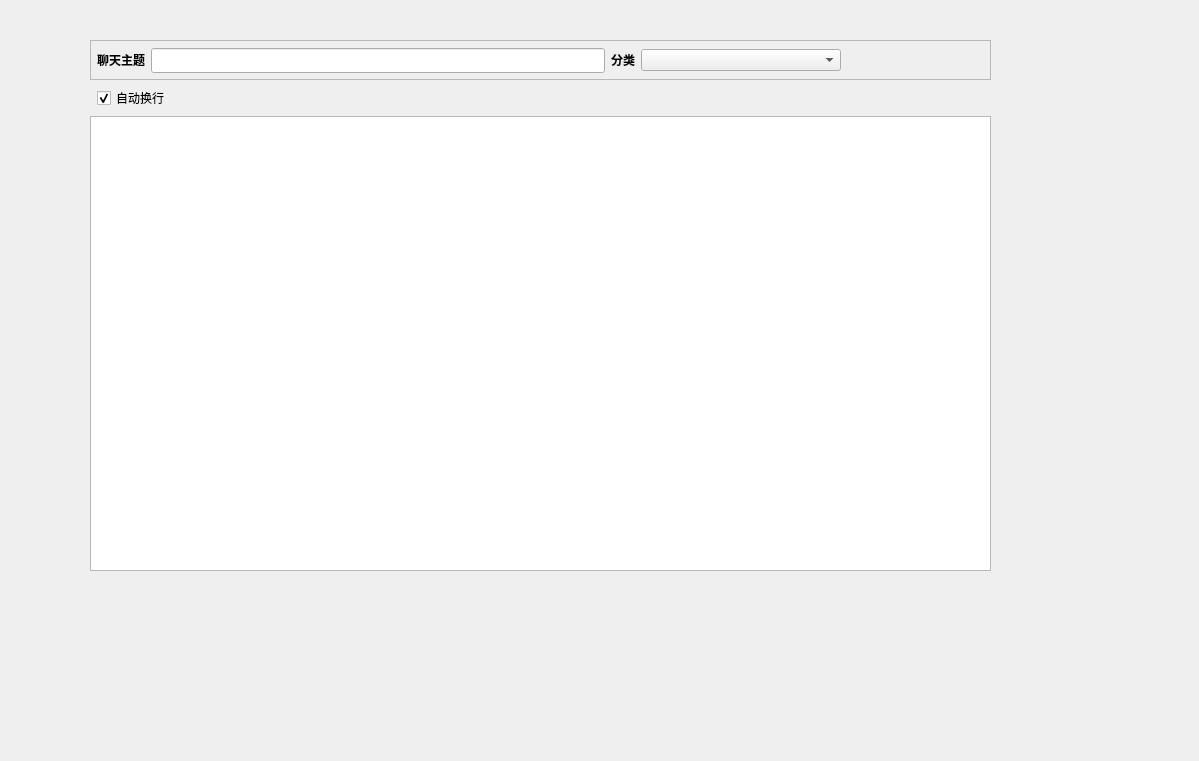
<?xml version="1.0" encoding="UTF-8"?>
<ui version="4.0">
 <class>Form</class>
 <widget class="QWidget" name="Form">
  <property name="geometry">
   <rect>
    <x>0</x>
    <y>0</y>
    <width>1199</width>
    <height>761</height>
   </rect>
  </property>
  <property name="maximumSize">
   <size>
    <width>16777215</width>
    <height>16777215</height>
   </size>
  </property>
  <property name="windowTitle">
   <string>Form</string>
  </property>
  <widget class="QWidget" name="verticalLayoutWidget_3">
   <property name="geometry">
    <rect>
     <x>90</x>
     <y>40</y>
     <width>901</width>
     <height>531</height>
    </rect>
   </property>
   <layout class="QVBoxLayout" name="layout_main">
    <item>
     <widget class="QFrame" name="frame_2">
      <property name="maximumSize">
       <size>
        <width>16777215</width>
        <height>40</height>
       </size>
      </property>
      <property name="frameShape">
       <enum>QFrame::StyledPanel</enum>
      </property>
      <property name="frameShadow">
       <enum>QFrame::Raised</enum>
      </property>
      <widget class="QWidget" name="horizontalLayoutWidget">
       <property name="geometry">
        <rect>
         <x>0</x>
         <y>0</y>
         <width>751</width>
         <height>33</height>
        </rect>
       </property>
       <layout class="QHBoxLayout" name="horizontalLayout">
        <property name="leftMargin">
         <number>7</number>
        </property>
        <property name="topMargin">
         <number>7</number>
        </property>
        <item>
         <widget class="QLabel" name="label_2">
          <property name="font">
           <font>
            <weight>75</weight>
            <bold>true</bold>
           </font>
          </property>
          <property name="text">
           <string>聊天主题</string>
          </property>
         </widget>
        </item>
        <item>
         <widget class="QLineEdit" name="txt_title">
          <property name="minimumSize">
           <size>
            <width>0</width>
            <height>25</height>
           </size>
          </property>
          <property name="maximumSize">
           <size>
            <width>16777215</width>
            <height>23</height>
           </size>
          </property>
          <property name="maxLength">
           <number>50</number>
          </property>
          <property name="readOnly">
           <bool>true</bool>
          </property>
         </widget>
        </item>
        <item>
         <widget class="QLabel" name="label_3">
          <property name="font">
           <font>
            <weight>75</weight>
            <bold>true</bold>
           </font>
          </property>
          <property name="text">
           <string>分类</string>
          </property>
         </widget>
        </item>
        <item>
         <widget class="QComboBox" name="cmb_categories">
          <property name="minimumSize">
           <size>
            <width>200</width>
            <height>0</height>
           </size>
          </property>
         </widget>
        </item>
       </layout>
      </widget>
     </widget>
    </item>
    <item>
     <widget class="QSplitter" name="splitter">
      <property name="orientation">
       <enum>Qt::Horizontal</enum>
      </property>
      <widget class="QWidget" name="verticalLayoutWidget_2">
       <layout class="QVBoxLayout" name="layout_left">
        <item>
         <layout class="QHBoxLayout" name="horizontalLayout_4">
          <property name="leftMargin">
           <number>7</number>
          </property>
          <item>
           <widget class="QCheckBox" name="chk_auto_wrap">
            <property name="text">
             <string>自动换行</string>
            </property>
            <property name="checked">
             <bool>true</bool>
            </property>
           </widget>
          </item>
          <item>
           <spacer name="horizontalSpacer_2">
            <property name="orientation">
             <enum>Qt::Horizontal</enum>
            </property>
            <property name="sizeHint" stdset="0">
             <size>
              <width>40</width>
              <height>20</height>
             </size>
            </property>
           </spacer>
          </item>
         </layout>
        </item>
        <item>
         <widget class="QTextEdit" name="txt_main">
          <property name="lineWrapMode">
           <enum>QTextEdit::NoWrap</enum>
          </property>
         </widget>
        </item>
       </layout>
      </widget>
     </widget>
    </item>
   </layout>
  </widget>
 </widget>
 <resources/>
 <connections/>
</ui>
